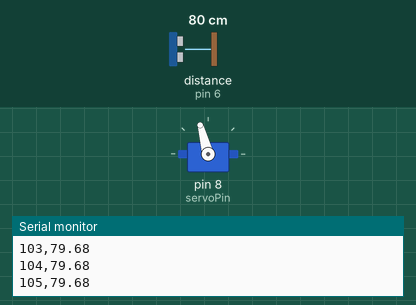
This sketch was run on a simulated Arduino Uno, built with avr-gcc and run on an emulated ATmega328P. On the bench: servo, the last lines printed to the serial monitor. Wiring (inferred from the names in the program): ultrasonic range finder: trigger pin 5; echo pin 6. The test bench sets the inputs (shaded band); at power-on: distance to the obstacle (sensor on pin 6) 80 cm. The echo pulse lasts 58.3 µs per cm.

Above: at 1.2 s.
1.3 s: distance to the obstacle (sensor on pin 6) set to 299 cm
At 2.4 s:
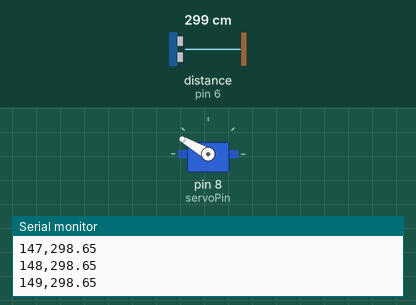
4.3 s: distance to the obstacle (sensor on pin 6) set to 2 cm
At 5.0 s:
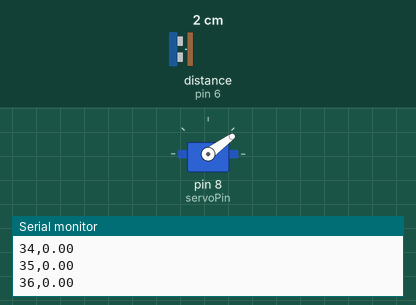
7.3 s: distance to the obstacle (sensor on pin 6) set to 9 cm
At 7.9 s:
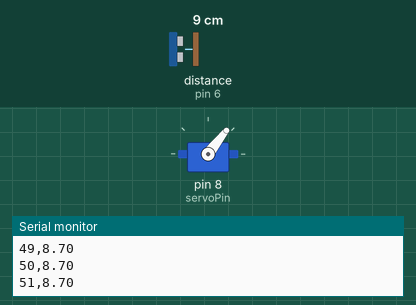
10.3 s: distance to the obstacle (sensor on pin 6) set to 4 cm
Timing chart, 0 to 14.3 s (numbered marks = the images above; inputs shaded):
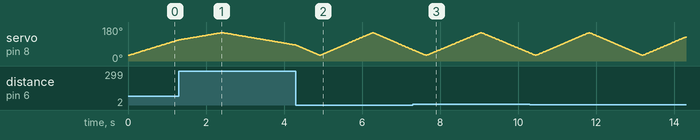

The sketch:

Exp3_TallerDelta.ino
```cpp
// Incluir librería para el servomotor.
#include <Servo.h>

// Se definen los pines para el sensor ultrasónico y el servomotor en el arduino.
#define trigPin 5
#define echoPin 6
#define servoPin 8

// Se definen las variables para las mediciones del sensor y la obtención del ángulo al que se encuentra el servo.
float duration;
float distance;
int angle;

// Se crea el objeto servomotor.
Servo servoMotor;

void setup() {
  // Se definen las entradas y salidas del sensor ultrasónico.
  pinMode(trigPin, OUTPUT);
  pinMode(echoPin, INPUT);
  // Se inicia el servomotor.
  servoMotor.attach(servoPin);
  Serial.begin(9600);
}

void loop() {

  // Rota de 30 a 150 grados, esto puede cambiarse hasta un máximo de 0 y 180 grados respectivamente.
  for (angle = 30; angle <= 150; angle++) { // Hace un loop, aumentando el ángulo en 1 cada vez.
    // Mueve el servo a dicho ángulo.
    servoMotor.write(angle);
    delay(10);
    // Se calcula la distancia medida por el sensor ultrasónico y se envía por serial.
    calculateDistance(angle);
    displayData();
  }
  // Rota de 150 a 30 grados, esto puede cambiarse hasta un máximo de 180 y 0 grados respectivamente.
  for (angle = 150; angle >= 30; angle--) { // Hace un loop, reduciendo el ángulo en 1 cada vez.
    servoMotor.write(angle);
    delay(10);
    calculateDistance(angle);
    displayData();
  }

}

// Función para calcular la distancia medida por el servomotor.
float calculateDistance(int angle) {

  // Se "limpia" el pin de Trigger.
  digitalWrite(trigPin, LOW);
  delayMicroseconds(2);

  // Se enciende el pin de Trigger, por 10 microsegundos.
  digitalWrite(trigPin, HIGH);
  delayMicroseconds(10);
  digitalWrite(trigPin, LOW);

  // Se lee la duración de la onda ultrasónica enviada por el sensor.
  duration = pulseIn(echoPin, HIGH);

  // Se calcula la distancia
  distance = duration * (0.0343) / 2; // La duración se multiplica por la velocidad del sonido (cm/μs) y se divide entre 2.

  // Condicional para enviar a 0 las distancias fuera de rango del sensor.
  if (distance >= 400 || distance <= 3) {
    distance = 0;
  }

}

// Se envian los datos por serial.
void displayData() {
  Serial.print(angle); // Ángulo del servomotor.
  Serial.print(",");
  Serial.println(distance); // Distancia de medición (cm).
}
```
